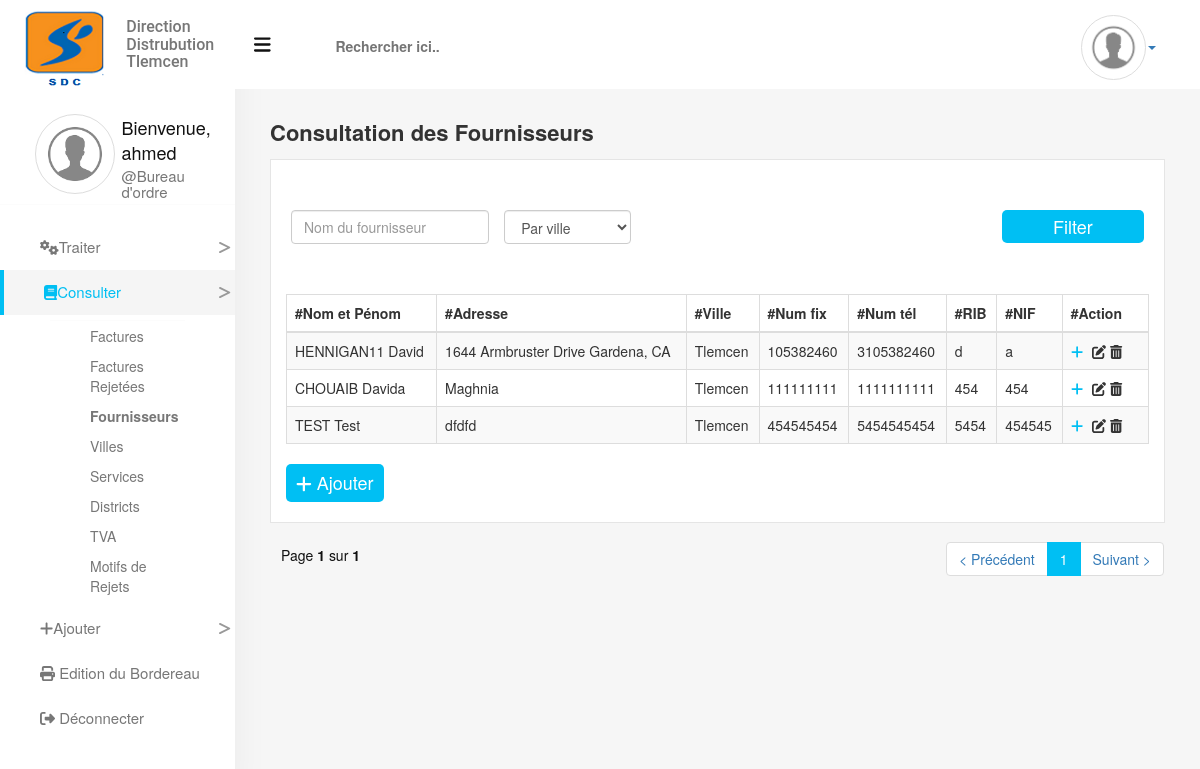
The app's page /provider_consulting (signed in) with its own data.
### billingManager/models.py (models this page shows)
class Town(models.Model):
    town_id = models.AutoField(primary_key=True)
    town_name = models.CharField(max_length=30, verbose_name="Nom de la ville")
    postal_code = models.DecimalField(max_digits=10, decimal_places=0, verbose_name="Code postal")
    def __str__(self):
        return self.town_name

class Provider(models.Model):
    GENDER = [
        ('1', 'Madame'),
        ('2', 'Monsieur'),
        ('3', 'Mademoiselle'),
    ]
    provider_id = models.AutoField(primary_key=True)
    gender = models.CharField(max_length=1, choices=GENDER, default='2', verbose_name="Genre")
    provider_last_name = models.CharField(max_length=50, verbose_name="Nom")
    provider_first_name = models.CharField(max_length=50, verbose_name="Prénom")
    provider_address = models.CharField(max_length=150, verbose_name="Addrese")
    town = models.ForeignKey(Town, on_delete=models.PROTECT, verbose_name="Ville")
    email = models.EmailField()
    fixed_phone = models.CharField(max_length=9, verbose_name="Téléphone fix")
    mobile_phone = models.CharField(max_length=10, verbose_name="Téléphone mobile")
    rib = models.CharField(max_length=20, verbose_name="RIB")
    nif = models.CharField(max_length=20, verbose_name="NIF")
    r_commerce = models.CharField(max_length=20, verbose_name="raison Comercial")
    def __str__(self):
        return self.provider_last_name.upper() + " " + self.provider_first_name.capitalize()

### billingManager/views.py (the view)
# urls.py: path('provider_consulting', views.view_provider, name='provider_consulting'),
@login_required()
def view_provider(request):
    if request.user.groups.all()[0].id == 1:  # Vérifier que le User à le droit de creation
        provider_list = Provider.objects.all()
        provider_pagination = ProviderFilter(request.GET, queryset=provider_list)
        paginator = Paginator(provider_pagination.qs, 15)  # 15 Provider in each page
        page = request.GET.get('page')
        try:
            provider_filters = paginator.page(page)
        except PageNotAnInteger:
            provider_filters = paginator.page(1)
        except EmptyPage:
            provider_filters = paginator.page(paginator.num_pages)
        return render(request, 'providerConsulting.html', {'provider_filters': provider_filters,
                                                           'filter': provider_pagination,
                                                           'page': page})
    else:
        return HttpResponseRedirect(request.META.get('HTTP_REFERER', '/'))

### billingManager/templates/providerConsulting.html (shortened to what this page needs)
{% extends 'baseForm.html' %}
{% load widget_tweaks %}
{% load static %}
{% block the_form %}
{% load django_bootstrap_breadcrumbs %}
<div class="row">
    <div class="col-xs-6">
    <h2>Consultation des Fournisseurs</h2>
    </div>
    <div class="col-xs-6">
    </div>
</div>
{% if filter.qs.count != 0 %}
<div class="direct-content">
    <div class="filter-section">
        <form method="get">
            <div class="row">
                <div class="col-xs-12 col-md-3" style="padding-left: 0">
                    {% render_field filter.form.provider_last_name class="form-control" placeholder="Nom du fournisseur" %}
                </div>
                <div class="col-xs-12 col-md-2">
                    {% render_field filter.form.town class="form-control" %}
                </div>
                <div class="col-xs-12 col-md-2 pull-right">
                    <button type="submit" class="filter-btn">Filter</button>
                </div>
            </div>
        </form>
    </div>
    <table class="table table-hover table-striped table-bordered" id="provider-table">
      <thead>
        <tr>
          <th scope="col">#Nom et Pénom</th>
          <th scope="col">#Adresse</th>
          <th scope="col">#Ville</th>
          <th scope="col">#Num fix</th>
          <th scope="col">#Num tél</th>
          <th scope="col">#RIB</th>
          <th scope="col">#NIF</th>
          <th scope="col" width="10%">#Action</th>
        </tr>
      </thead>
      <tbody>
        {% include 'includes/partial_provider_list.html' %}
      </tbody>
    </table>
        <a href="{% url "create_provider" %}"><button class="submit-btn"><i class="fa fa-plus"></i> Ajouter</button></a>
        {% include "pagination.html" with page=provider_filters %}
</div>
{% endif %}
{% endblock %}

### billingManager/templates/aside-menu/bureau_ordre.html (shortened to what this page needs)
{% load static %}
<aside>
  <div class="row text-center">
      <div class="col-xs-5 profile-image">
        <img src="{% static 'images/index.png' %}" alt="profile-image" class="img-responsive img-thumbnail">
      </div>
      <div class="col-xs-7">
        <div class="profile-information">
          <h2>Bienvenue,</h2>
          <h2>{{ user }}</h2>
          <h3>@Bureau d'ordre</h3>
        </div>
      </div>
      <div class="link col-xs-12">
        <ul class="list-unstyled">
            <li class="item item-dropdown"><i class="fa fa-cogs"></i>Traiter<i class="fa fa-less-than"></i></li>
                    <a href="{% url 'bill_consulting_opened' %}"><li {% url 'bill_consulting_opened' as url %}
                    {% if request.path == url%} class='sub-selected' {% endif %}>Facture en Cours</li></a>
            <li class="item item-dropdown"><i class="fa fa-book"></i>Consulter<i class="fa fa-less-than"></i></li>
            <li class="info">
                <ul class="list-unstyled">
                    <a href="{% url 'bill_consulting_closed' %}"><li {% url 'bill_consulting_closed' as url %}
                    {% if request.path == url%} class='sub-selected' {% endif %}>Factures</li></a>
                    <a href="{% url 'bill_consulting_rejected_BO' %}"><li {% url 'bill_consulting_rejected_BO' as url %}
                    {% if request.path == url%} class='sub-selected' {% endif %}>Factures Rejetées</li></a>
                    <a href="{% url 'provider_consulting' %}"><li {% url 'provider_consulting' as url %}
                    {% if request.path == url%} class='sub-selected' {% endif %}>Fournisseurs</li></a>
                    <a href="{% url 'town_consulting' %}"><li {% url 'town_consulting' as url %}
                    {% if request.path == url%} class='sub-selected' {% endif %}>Villes</li></a>
                    <a href="{% url 'service_consulting' %}"><li {% url 'service_consulting' as url %}
                    {% if request.path == url%} class='sub-selected' {% endif %}>Services</li></a>
                    <a href="{% url 'district_consulting' %}"><li {% url 'district_consulting' as url %}
                    {% if request.path == url%} class='sub-selected' {% endif %}>Districts</li></a>
                    <a href="{% url 'tva_consulting' %}"><li {% url 'tva_consulting' as url %}
                    {% if request.path == url%} class='sub-selected' {% endif %}>TVA</li></a>
                    <a href="{% url 'reasons_consulting' %}"><li {% url 'reasons_consulting' as url %}
                    {% if request.path == url%} class='sub-selected' {% endif %}>Motifs de Rejets</li></a>
                </ul>
            </li>
            <li class="item item-dropdown"><i class="fa fa-plus"></i>Ajouter<i class="fa fa-less-than"></i></li>
                    <a href="{% url 'create_bill' %}"><li {% url 'create_bill' as url %}
                    {% if request.path == url%} class='sub-selected' {% endif %}>Facture</li></a>
                    <a href="{% url 'create_provider' %}"><li {% url 'create_provider' as url %}
                    {% if request.path == url%} class='sub-selected' {% endif %}>Fournisseur</li></a>
                    <a href="{% url 'create_town' %}"><li {% url 'create_town' as url %}
                    {% if request.path == url%} class='sub-selected' {% endif %}>Ville</li></a>
                    <a href="{% url 'create_service' %}"><li {% url 'create_service' as url %}
                    {% if request.path == url%} class='sub-selected' {% endif %}>Service</li></a>
                    <a href="{% url 'create_district' %}"><li {% url 'create_district' as url %}
                    {% if request.path == url%} class='sub-selected' {% endif %}>District</li></a>
                    <a href="{% url 'create_tva' %}"><li {% url 'create_tva' as url %}
                    {% if request.path == url%} class='sub-selected' {% endif %}>TVA</li></a>
                    <a href="{% url 'create_r_r' %}"><li {% url 'create_r_r' as url %}
                    {% if request.path == url%} class='sub-selected' {% endif %}>Motifs de Rejets</li></a>
            <a href="{% url 'slip_edit' %}"><li  {% url 'slip_edit' as url %}
                    {% if request.path == url%} class='item selected' {% endif %} class="item"><i class="fa fa-print"></i> Edition du Bordereau</li></a>
            <a href="{% url 'logout' %}"><li class="item"><i class="fa fa-sign-out-alt"></i> Déconnecter</li></a>
        </ul>
      </div>
    </div>
</aside>

### billingManager/templates/includes/partial_provider_list.html
{% load poll_extras %}
{% for provider in provider_filters %}
    <tr>
        <td>
            {{ provider }}
        </td>
        <td>
            {{ provider.provider_address }}
        </td>
        <td>
            {{ provider.town }}
        </td>
        <td>
            {{ provider.fixed_phone }}
        </td>
        <td>
            {{ provider.mobile_phone }}
        </td>
        <td>
            {{ provider.rib }}
        </td>
        <td>
            {{ provider.nif }}
        </td>
        <td>
            <a href="{% url 'provider_detail' pk=provider.provider_id %}"><i class="fa fa-plus"></i></a>
            <button type="button" data-url="{% url 'provider_update' pk=provider.provider_id %}" class="js-update-provider"><i class="fa fa-edit"></i></button>
            <button data-url="{% url 'provider_delete' pk=provider.provider_id %}" class="js-delete-provider"><i class="fa fa-trash-alt"></i></button>
        </td>
    </tr>
{% endfor%}

### billingManager/static/css/base.css (style rules this page uses)
aside { position: fixed; top: 0; text-align: center; width: 20%; background-color: #fff; height: 100%; padding: 2% 0; z-index: 999; box-shadow: 0px 1px 35px rgba(0, 0, 0, 0.05); }
aside .profile-image img { margin-top: 90px; margin-left: 35px; height: 80px; width: 80px; border-radius: 50%; }
aside .profile-information { margin-top: 100px; }
aside .profile-information h2 { font-size: 18px; text-align: left; margin-bottom: -15px; color: #111; }
aside .profile-information h3 { color: #777; text-align: left; font-size: 15px; margin-bottom: -15px; }
aside .link { position: relative; }
aside .link ul { padding-top: 20px; border-top: 1px solid #dcdcdc1a; margin-top: 10px; text-align: left; color: #000; }
aside .link ul .item { font-size: 15px; line-height: 5px; padding: 15px 5px 15px 40px; color: #777; position: relative; cursor: pointer; -webkit-transition: all 0.2s ease-in-out; -moz-transition: all 0.2s ease-in-out; -o-transition: all 0.2s ease-in-out; -ms-transition: all 0.2s ease-in-out; transition: all 0.2s ease-in-out; }
aside .link ul .item .fa-less-than { position: absolute; right: 5px; color: #999; -webkit-transform: rotate(180deg); -moz-transform: rotate(180deg); -o-transform: rotate(180deg); -ms-transform: rotate(180deg); transform: rotate(180deg); }
aside .link ul .info { padding: 5px 50px; display: none; }
aside .link ul .info ul { margin-top: 0; padding-top: 0; }
aside .link ul .info ul li { padding: 5px 0 5px 40px; color: #777777; -webkit-transition: all 0.2s ease-in-out; -moz-transition: all 0.2s ease-in-out; -o-transition: all 0.2s ease-in-out; -ms-transition: all 0.2s ease-in-out; transition: all 0.2s ease-in-out; }
aside .link ul a { text-decoration: none; color: #777; }
aside .link ul .selected { border-left: 4px solid #00bff3; background-color: #f5f5f5 !important; color: #00bff3 !important; }
@media (max-width: 1200px) { aside { width: 235px; } }
@media (max-width: 1200px) { aside .profile-information { margin-top: 94px; margin-left: 11px; } }
.submit-btn { background-color: #00bff3 !important; padding: 0.625rem 1rem; color: #fff; font-size: 18px; -webkit-transition: all 0.2s ease-in-out; -moz-transition: all 0.2s ease-in-out; -o-transition: all 0.2s ease-in-out; -ms-transition: all 0.2s ease-in-out; transition: all 0.2s ease-in-out; -webkit-border-radius: 5px; -moz-border-radius: 5px; -o-border-radius: 5px; -ms-border-radius: 5px; border-radius: 5px; border: none; }
.filter-btn { background-color: #00bff3; width: 100%; height: 33px; padding: 4px 1rem; color: #fff; font-size: 18px; -webkit-transition: all 0.2s ease-in-out; -moz-transition: all 0.2s ease-in-out; -o-transition: all 0.2s ease-in-out; -ms-transition: all 0.2s ease-in-out; transition: all 0.2s ease-in-out; -webkit-border-radius: 5px; -moz-border-radius: 5px; -o-border-radius: 5px; -ms-border-radius: 5px; border-radius: 5px; border: none; }
* { -ms-box-sizing: border-box; -moz-box-sizing: border-box; -webkit-box-sizing: border-box; box-sizing: border-box; margin: 0; padding: 0; border: 0; }
body { background-color: #f6f6f6; height: 100%; margin: 0; position: relative; }
body .filter-section { margin-top: -20px; margin-bottom: -15px; }
body .filter-section .row div { padding-left: 0 !important; }
body .filter-section .row div:last-of-type { padding-right: 0; }
body .content h2 { font-weight: bold; font-size: 22px; margin-top: 5px !important; }
body .direct-content { margin-top: 5px; background-color: #fff !important; padding: 2rem 1.5rem 2rem 1.5rem; border: 1px solid rgba(204, 204, 204, 0.5); }
body .direct-content form { margin: 50px 20px; }
body .direct-content .filter-section .row div { margin-bottom: 15px; }
body table thead th { font-weight: bold; }
body table tbody tr { -webkit-transition: all 0.5s ease-in-out; -moz-transition: all 0.5s ease-in-out; -o-transition: all 0.5s ease-in-out; -ms-transition: all 0.5s ease-in-out; transition: all 0.5s ease-in-out; }
body table tbody tr button { border: none; background-color: transparent; }
body table tbody tr .fa-plus { color: #00bff3; margin-right: 5px; }
body ul, body ol { list-style: none; padding-left: 0; padding-right: 0; }
body a { text-decoration: none; }

### records on screen
Town: town "Par ville"
Provider: provider_last_name+provider_first_name "HENNIGAN11 David", provider_address "1644 Armbruster Drive Gardena, CA", town "Tlemcen", fixed_phone "105382460", mobile_phone "3105382460", rib "d", nif "a"
Provider: provider_last_name+provider_first_name "CHOUAIB Davida", provider_address "Maghnia", town "Tlemcen", fixed_phone "111111111", mobile_phone "1111111111", rib "454", nif "454"
Provider: provider_last_name+provider_first_name "TEST Test", provider_address "dfdfd", town "Tlemcen", fixed_phone "454545454", mobile_phone "5454545454", rib "5454", nif "454545"

### other values on screen
{{ user }} "ahmed"
{{ page.number }} "1"
{{ page.paginator.num_pages }} "1"
{{ num }} "1"
